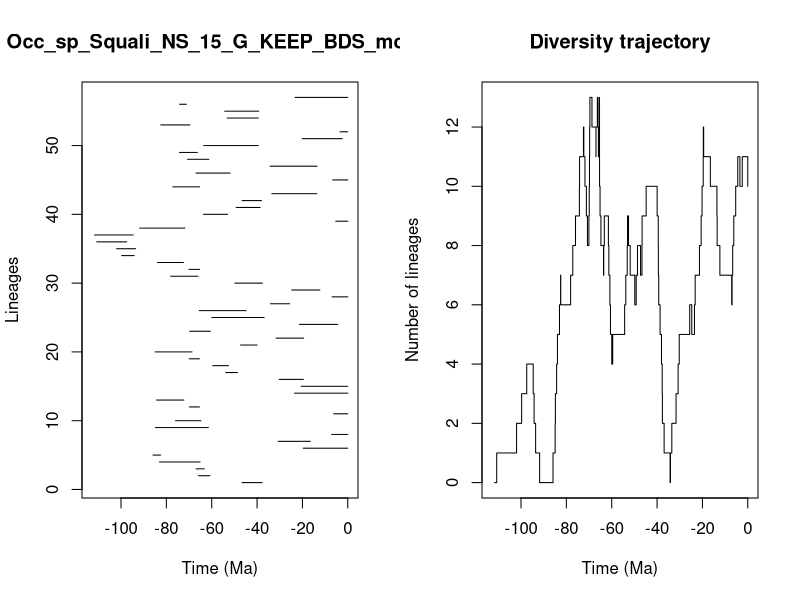

R code for this plot:


pdf(file='../Results/Species_NS/5_MA_bins_EP_FT/pyrate_mcmc_logs/Occ_sp_Squali_NS_15_G_KEEP_BDS_mcmc_LTT.pdf',width=0.6*20, height=0.6*10)
title = "Occ_sp_Squali_NS_15_G_KEEP_BDS_mcmc"
ts=c(46.64899780043796, 65.85705263198368,66.93305996503244,83.02718352999166,85.87583165083993,19.65096366655804,30.712642526770203,7.094181714162612,84.8361787521443,75.96485976873569,6.1740217065589045,69.80377889476655,84.2864789740659,23.509686833601037,20.566054521527228,30.228206214336012,53.78852191842845,59.55628364071471,69.90872722851506,84.94581304285688,47.28208393681117,31.62421742754712,69.72951931479862,21.306702087837998,59.96316670256196,65.51848154357822,34.10032866903974,6.92311835235175,24.699211111304308,49.81979532363538,78.10817861566912,70.05624613881483,83.9202441545967,99.71035121066205,101.95245026839365,110.71329795597104,111.68719168702023,91.79449342857424,5.326309260454281,63.6014427394781,49.20037423182787,46.60336901074538,33.4909781383871,77.16282023058814,6.651071574796954,66.93572939907412,34.25109230982881,70.70090822440119,74.24694171738356,63.505376059604544,20.162602895029924,3.472984803700941,82.46328925264318,53.1579998390261,54.29860966921821,74.1698937634091,23.19566951019205)
te=c(37.734022388013535, 60.80441536594542,63.26070465905314,65.13895306933097,82.53335472842187,0.0,16.50540189789548,0.0,61.45893572915433,64.74812258977745,0.0,65.3795360069861,72.29277225318917,0.0,0.0,19.598995708154053,48.626180924494946,52.58749782116372,65.43283372651601,68.70288062323867,39.966966977427894,19.457107234631287,60.54861893496267,4.417129059966383,36.89055398845976,44.805894514657204,25.607810147726088,0.0,12.299535828271242,37.649065409456995,66.0578760053794,65.38316409250413,72.46262533598512,94.21971605308946,93.5472334901394,97.46904128302235,94.61713119263032,71.79586464577685,0.0,53.017235269234156,38.67057800280225,38.050488559863794,13.602900004055277,65.36071056190835,0.0,51.83810727664107,13.507837868857546,61.26308913816456,66.32987307159785,39.42318568569251,2.4331801628052077,0.0,69.61662119920983,39.47637082002598,39.265053198372,71.17436355136661,0.0)
div_traj=c(0, 1,2,3,4,3,2,1,0,1,2,3,4,5,6,7,6,7,8,9,10,11,12,11,10,9,8,9,10,11,12,13,12,11,12,13,12,11,12,13,12,11,10,9,8,7,8,9,8,7,6,5,4,5,6,7,8,9,8,7,6,7,8,7,8,9,10,9,8,7,6,5,4,3,2,1,0,1,2,3,4,5,6,5,6,7,8,9,10,11,12,11,10,9,8,7,6,7,8,9,10,11,10,11,10)
time_events=c(111.68719168702023, 110.71329795597104,101.95245026839365,99.71035121066205,97.46904128302235,94.61713119263032,94.21971605308946,93.5472334901394,91.79449342857424,85.87583165083993,84.94581304285688,84.8361787521443,84.2864789740659,83.9202441545967,83.02718352999166,82.53335472842187,82.46328925264318,78.10817861566912,77.16282023058814,75.96485976873569,74.24694171738356,74.1698937634091,72.46262533598512,72.29277225318917,71.79586464577685,71.17436355136661,70.70090822440119,70.05624613881483,69.90872722851506,69.80377889476655,69.72951931479862,69.61662119920983,68.70288062323867,66.93572939907412,66.93305996503244,66.32987307159785,66.0578760053794,65.85705263198368,65.51848154357822,65.43283372651601,65.38316409250413,65.3795360069861,65.36071056190835,65.13895306933097,64.74812258977745,63.6014427394781,63.505376059604544,63.26070465905314,61.45893572915433,61.26308913816456,60.80441536594542,60.54861893496267,59.96316670256196,59.55628364071471,54.29860966921821,53.78852191842845,53.1579998390261,53.017235269234156,52.58749782116372,51.83810727664107,49.81979532363538,49.20037423182787,48.626180924494946,47.28208393681117,46.64899780043796,46.60336901074538,44.805894514657204,39.966966977427894,39.47637082002598,39.42318568569251,39.265053198372,38.67057800280225,38.050488559863794,37.734022388013535,37.649065409456995,36.89055398845976,34.25109230982881,34.10032866903974,33.4909781383871,31.62421742754712,30.712642526770203,30.228206214336012,25.607810147726088,24.699211111304308,23.509686833601037,23.19566951019205,21.306702087837998,20.566054521527228,20.162602895029924,19.65096366655804,19.598995708154053,19.457107234631287,16.50540189789548,13.602900004055277,13.507837868857546,12.299535828271242,7.094181714162612,6.92311835235175,6.651071574796954,6.1740217065589045,5.326309260454281,4.417129059966383,3.472984803700941,2.4331801628052077,0.0)
                par(mfrow=c(1,2))
                L = length(ts)
                plot(ts, 1:L , xlim=c(-max(ts)-1,0), pch=20, type="n", main=title,xlab="Time (Ma)",ylab="Lineages")
                for (i in 1:L){segments(x0=-te[i],y0=i,x1=-ts[i],y1=i)}    
                t = -time_events
                plot(div_traj ~ t,type="s", main = "Diversity trajectory",xlab="Time (Ma)",ylab="Number of lineages",xlim=c(-max(ts)-1,0))
                abline(v=c(65,200,251,367,445),lty=2,col="gray")
                
